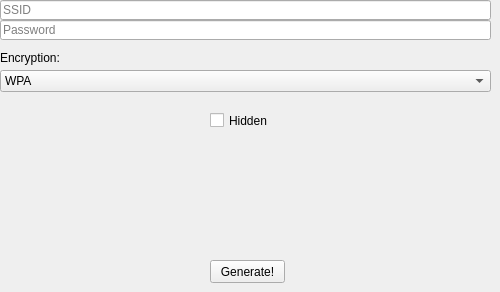
    <widget class="QWidget" name="tab_4">
     <attribute name="title">
      <string>Wifi</string>
     </attribute>
     <widget class="QLineEdit" name="ssid">
      <property name="geometry">
       <rect>
        <x>0</x>
        <y>0</y>
        <width>491</width>
        <height>20</height>
       </rect>
      </property>
      <property name="statusTip">
       <string/>
      </property>
      <property name="inputMethodHints">
       <set>Qt::ImhDigitsOnly</set>
      </property>
      <property name="inputMask">
       <string/>
      </property>
      <property name="text">
       <string/>
      </property>
      <property name="echoMode">
       <enum>QLineEdit::Normal</enum>
      </property>
      <property name="placeholderText">
       <string>SSID</string>
      </property>
      <property name="clearButtonEnabled">
       <bool>true</bool>
      </property>
     </widget>
     <widget class="QLineEdit" name="password">
      <property name="geometry">
       <rect>
        <x>0</x>
        <y>20</y>
        <width>491</width>
        <height>20</height>
       </rect>
      </property>
      <property name="statusTip">
       <string/>
      </property>
      <property name="inputMethodHints">
       <set>Qt::ImhDigitsOnly|Qt::ImhHiddenText|Qt::ImhNoAutoUppercase|Qt::ImhNoPredictiveText|Qt::ImhSensitiveData</set>
      </property>
      <property name="inputMask">
       <string/>
      </property>
      <property name="text">
       <string/>
      </property>
      <property name="echoMode">
       <enum>QLineEdit::Password</enum>
      </property>
      <property name="placeholderText">
       <string>Password</string>
      </property>
      <property name="clearButtonEnabled">
       <bool>true</bool>
      </property>
     </widget>
     <widget class="QComboBox" name="encryption">
      <property name="geometry">
       <rect>
        <x>0</x>
        <y>70</y>
        <width>491</width>
        <height>22</height>
       </rect>
      </property>
      <property name="mouseTracking">
       <bool>true</bool>
      </property>
      <property name="currentText">
       <string>WPA</string>
      </property>
      <property name="frame">
       <bool>true</bool>
      </property>
      <item>
       <property name="text">
        <string>WPA</string>
       </property>
      </item>
      <item>
       <property name="text">
        <string>WEP</string>
       </property>
      </item>
      <item>
       <property name="text">
        <string>nopass</string>
       </property>
      </item>
     </widget>
     <widget class="QLabel" name="label_2">
      <property name="geometry">
       <rect>
        <x>0</x>
        <y>50</y>
        <width>91</width>
        <height>16</height>
       </rect>
      </property>
      <property name="text">
       <string>Encryption:</string>
      </property>
     </widget>
     <widget class="QPushButton" name="generate_4">
      <property name="geometry">
       <rect>
        <x>210</x>
        <y>260</y>
        <width>75</width>
        <height>23</height>
       </rect>
      </property>
      <property name="text">
       <string>Generate!</string>
      </property>
     </widget>
     <widget class="QCheckBox" name="hidden">
      <property name="geometry">
       <rect>
        <x>210</x>
        <y>110</y>
        <width>70</width>
        <height>21</height>
       </rect>
      </property>
      <property name="text">
       <string>Hidden</string>
      </property>
      <property name="shortcut">
       <string>Ctrl+Shift+H</string>
      </property>
      <property name="checkable">
       <bool>true</bool>
      </property>
      <property name="autoExclusive">
       <bool>false</bool>
      </property>
     </widget>
    </widget>
